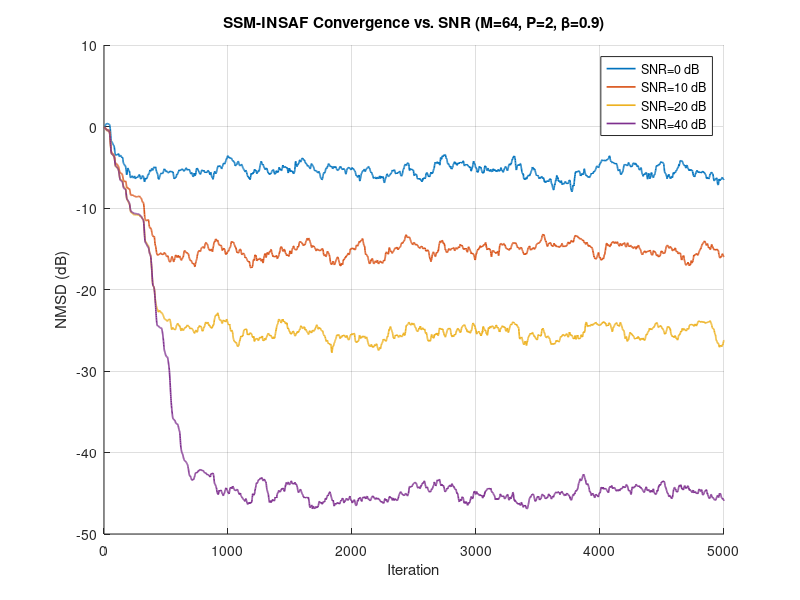

The MATLAB script that drew this image:
%% demo_ssm_insaf_snr.m
% Step2: SSM-INSAF convergence vs. SNR (M=64, Nsub=8, P=2, beta=0.9)
clear; clc; close all; rng(1);

% 1. Global parameters
fs       = 8000;    
T        = 5;       
L        = fs * T;  
M        = 64;      
mu0      = 0.1;     
delta    = 1e-3;    

% 2. Subband parameters
Nsub     = 8;       
Lp       = 64;      

% 3. Generate white input and true system
x        = 0.1 * randn(L,1);
b        = fir1(M-1, 0.1);

% 4. Design paraunitary CMFB
proto    = fir1(Lp-1, 1/Nsub, hamming(Lp)) * (2/sqrt(Nsub));
h        = zeros(Nsub, Lp);
for i = 0:(Nsub-1)
  for n = 0:(Lp-1)
    h(i+1,n+1) = 2 * proto(n+1) * ...
      cos((2*i+1)*pi/(4*Nsub)*(2*n-(Lp-1)) + (-1)^i*pi/4);
  end
end

% 5. Decompose x (no downsampling)
u_sb     = zeros(L, Nsub);
for i = 1:Nsub
  u_sb(:,i) = filter(h(i,:), 1, x);
end

% 6. SNR list & colors
SNRdB_list = [0, 10, 20, 40];
colors      = lines(numel(SNRdB_list));

figure; hold on;
for idxS = 1:numel(SNRdB_list)
  SNRdB    = SNRdB_list(idxS);
  
  % 6.1 clean + noisy d
  clean    = filter(b,1,x);
  noiseP   = var(clean)/10^(SNRdB/10);
  d        = clean + sqrt(noiseP) * randn(L,1);

  % 6.2 decompose d
  d_sb     = zeros(L, Nsub);
  for i = 1:Nsub
    d_sb(:,i) = filter(h(i,:), 1, d);
  end

  % 6.3 estimate subband noise variance & thresholds
  noise    = sqrt(noiseP) * randn(L,1);
  n_sb     = zeros(L, Nsub);
  for i = 1:Nsub
    n_sb(:,i) = filter(h(i,:), 1, noise);
  end
  sigma_eta = var(n_sb,0,1)';      
  t_bound   = 2;
  gamma_i   = t_bound * sigma_eta; 

  % 7. Initialization for SSM-INSAF
  P         = 2;
  beta      = 0.9;
  W_past    = zeros(M, P);       % columns hold past estimates
  sigma_eps = zeros(Nsub,1);     % smoothed |e_i|
  H_store   = zeros(M, L-M+1);

  % 8. SSM-INSAF main loop
  for k = M : L
    pos   = k - M + 1;
    wbar  = mean(W_past, 2);      
    dW    = zeros(M,1);
    for i = 1:Nsub
      uvec     = u_sb(k:-1:k-M+1,i);
      e_i      = d_sb(k,i) - uvec' * wbar;
      % smooth |e_i|
      sigma_eps(i) = beta * sigma_eps(i) + (1-beta) * abs(e_i);
      if min(abs(e_i), sigma_eps(i)) > gamma_i(i)
        mu_i = 1 - gamma_i(i) / sigma_eps(i);
        dW   = dW + (mu0 * mu_i * e_i * uvec) / (uvec'*uvec + delta);
      end
    end
    w_new        = wbar + dW;
    % rotate history
    W_past       = [w_new, W_past(:,1:end-1)];
    H_store(:,pos) = w_new;
  end

  % 9. Compute NMSD and plot first 5000 iters
  nmsd = 10*log10( sum((H_store - b(:)).^2,1) / (norm(b)^2+eps) );
  plot(1:5000, nmsd(1:5000), 'LineWidth',1.2, 'Color',colors(idxS,:));
end

xlabel('Iteration');
ylabel('NMSD (dB)');
title('SSM-INSAF Convergence vs. SNR (M=64, P=2, \beta=0.9)');
legend(arrayfun(@(s)sprintf('SNR=%d dB',s),SNRdB_list,'Uni',0), ...
       'Location','northeast');
grid on; ylim([-50,10]);
